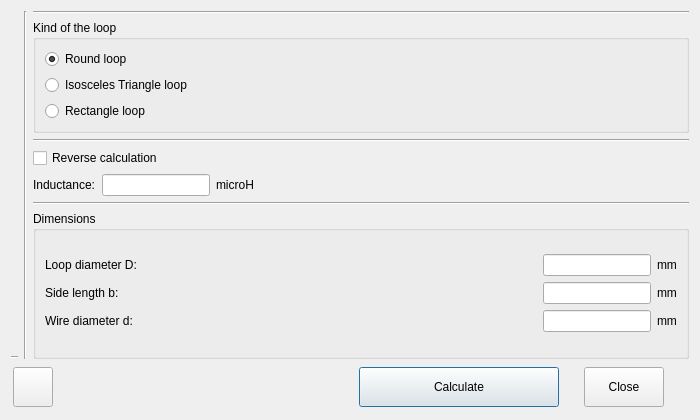
<?xml version="1.0" encoding="UTF-8"?>
<ui version="4.0">
 <class>Loop</class>
 <widget class="QDialog" name="Loop">
  <property name="windowModality">
   <enum>Qt::WindowModal</enum>
  </property>
  <property name="geometry">
   <rect>
    <x>0</x>
    <y>0</y>
    <width>700</width>
    <height>420</height>
   </rect>
  </property>
  <property name="sizePolicy">
   <sizepolicy hsizetype="Fixed" vsizetype="Fixed">
    <horstretch>0</horstretch>
    <verstretch>0</verstretch>
   </sizepolicy>
  </property>
  <property name="minimumSize">
   <size>
    <width>600</width>
    <height>400</height>
   </size>
  </property>
  <property name="maximumSize">
   <size>
    <width>700</width>
    <height>500</height>
   </size>
  </property>
  <property name="windowTitle">
   <string>A one-turn loop coil</string>
  </property>
  <property name="windowIcon">
   <iconset resource="res.qrc">
    <normaloff>:/menu_ico/res/ico1-loop.png</normaloff>:/menu_ico/res/ico1-loop.png</iconset>
  </property>
  <property name="locale">
   <locale language="English" country="UnitedStates"/>
  </property>
  <layout class="QVBoxLayout" name="verticalLayout">
   <item>
    <layout class="QHBoxLayout" name="horizontalLayout">
     <item>
      <layout class="QVBoxLayout" name="verticalLayout_5">
       <property name="sizeConstraint">
        <enum>QLayout::SetMinimumSize</enum>
       </property>
       <item>
        <widget class="QLabel" name="image">
         <property name="sizePolicy">
          <sizepolicy hsizetype="Fixed" vsizetype="Preferred">
           <horstretch>0</horstretch>
           <verstretch>0</verstretch>
          </sizepolicy>
         </property>
         <property name="text">
          <string notr="true"/>
         </property>
         <property name="pixmap">
          <pixmap resource="res.qrc">:/images/res/loop0.png</pixmap>
         </property>
         <property name="alignment">
          <set>Qt::AlignCenter</set>
         </property>
        </widget>
       </item>
       <item>
        <widget class="Line" name="line_5">
         <property name="sizePolicy">
          <sizepolicy hsizetype="Minimum" vsizetype="Fixed">
           <horstretch>0</horstretch>
           <verstretch>0</verstretch>
          </sizepolicy>
         </property>
         <property name="orientation">
          <enum>Qt::Horizontal</enum>
         </property>
        </widget>
       </item>
      </layout>
     </item>
     <item>
      <widget class="Line" name="line_2">
       <property name="orientation">
        <enum>Qt::Vertical</enum>
       </property>
      </widget>
     </item>
     <item>
      <layout class="QVBoxLayout" name="verticalLayout_2">
       <item>
        <widget class="Line" name="line_4">
         <property name="orientation">
          <enum>Qt::Horizontal</enum>
         </property>
        </widget>
       </item>
       <item>
        <widget class="QGroupBox" name="groupBox_3">
         <property name="title">
          <string>Kind of the loop</string>
         </property>
         <layout class="QVBoxLayout" name="verticalLayout_6">
          <item>
           <widget class="QRadioButton" name="radioButton_round">
            <property name="text">
             <string>Round loop</string>
            </property>
            <property name="checked">
             <bool>true</bool>
            </property>
           </widget>
          </item>
          <item>
           <widget class="QRadioButton" name="radioButton_triangle">
            <property name="text">
             <string>Isosceles Triangle loop</string>
            </property>
           </widget>
          </item>
          <item>
           <widget class="QRadioButton" name="radioButton_rectangle">
            <property name="text">
             <string>Rectangle loop</string>
            </property>
            <property name="checked">
             <bool>false</bool>
            </property>
           </widget>
          </item>
         </layout>
        </widget>
       </item>
       <item>
        <widget class="Line" name="line">
         <property name="orientation">
          <enum>Qt::Horizontal</enum>
         </property>
        </widget>
       </item>
       <item>
        <widget class="QCheckBox" name="checkBox_isReverce">
         <property name="text">
          <string>Reverse calculation</string>
         </property>
        </widget>
       </item>
       <item>
        <layout class="QGridLayout" name="gridLayout">
         <item row="0" column="0">
          <widget class="QLabel" name="label_N">
           <property name="text">
            <string notr="true">Inductance:</string>
           </property>
           <property name="wordWrap">
            <bool>true</bool>
           </property>
          </widget>
         </item>
         <item row="0" column="1">
          <widget class="QLineEdit" name="lineEdit_N">
           <property name="sizePolicy">
            <sizepolicy hsizetype="Fixed" vsizetype="Fixed">
             <horstretch>0</horstretch>
             <verstretch>0</verstretch>
            </sizepolicy>
           </property>
          </widget>
         </item>
         <item row="0" column="3">
          <spacer name="horizontalSpacer">
           <property name="orientation">
            <enum>Qt::Horizontal</enum>
           </property>
           <property name="sizeHint" stdset="0">
            <size>
             <width>40</width>
             <height>20</height>
            </size>
           </property>
          </spacer>
         </item>
         <item row="0" column="2">
          <widget class="QLabel" name="label_N_m">
           <property name="text">
            <string notr="true">microH</string>
           </property>
          </widget>
         </item>
        </layout>
       </item>
       <item>
        <widget class="Line" name="line_3">
         <property name="orientation">
          <enum>Qt::Horizontal</enum>
         </property>
        </widget>
       </item>
       <item>
        <widget class="QGroupBox" name="groupBox_2">
         <property name="sizePolicy">
          <sizepolicy hsizetype="Expanding" vsizetype="Expanding">
           <horstretch>0</horstretch>
           <verstretch>0</verstretch>
          </sizepolicy>
         </property>
         <property name="title">
          <string>Dimensions</string>
         </property>
         <layout class="QVBoxLayout" name="verticalLayout_4">
          <item>
           <layout class="QGridLayout" name="gridLayout_2">
            <item row="0" column="1">
             <widget class="QLineEdit" name="lineEdit_1">
              <property name="sizePolicy">
               <sizepolicy hsizetype="Fixed" vsizetype="Fixed">
                <horstretch>0</horstretch>
                <verstretch>0</verstretch>
               </sizepolicy>
              </property>
             </widget>
            </item>
            <item row="1" column="2">
             <widget class="QLabel" name="label_02">
              <property name="sizePolicy">
               <sizepolicy hsizetype="Fixed" vsizetype="Preferred">
                <horstretch>0</horstretch>
                <verstretch>0</verstretch>
               </sizepolicy>
              </property>
              <property name="text">
               <string notr="true">mm</string>
              </property>
             </widget>
            </item>
            <item row="1" column="0">
             <widget class="QLabel" name="label_2">
              <property name="text">
               <string notr="true">Side length b:</string>
              </property>
              <property name="wordWrap">
               <bool>true</bool>
              </property>
             </widget>
            </item>
            <item row="0" column="0">
             <widget class="QLabel" name="label_1">
              <property name="text">
               <string notr="true">Loop diameter D:</string>
              </property>
              <property name="wordWrap">
               <bool>true</bool>
              </property>
             </widget>
            </item>
            <item row="1" column="1">
             <widget class="QLineEdit" name="lineEdit_2">
              <property name="sizePolicy">
               <sizepolicy hsizetype="Fixed" vsizetype="Fixed">
                <horstretch>0</horstretch>
                <verstretch>0</verstretch>
               </sizepolicy>
              </property>
             </widget>
            </item>
            <item row="0" column="2">
             <widget class="QLabel" name="label_01">
              <property name="sizePolicy">
               <sizepolicy hsizetype="Fixed" vsizetype="Preferred">
                <horstretch>0</horstretch>
                <verstretch>0</verstretch>
               </sizepolicy>
              </property>
              <property name="text">
               <string notr="true">mm</string>
              </property>
             </widget>
            </item>
            <item row="2" column="1">
             <widget class="QLineEdit" name="lineEdit_3">
              <property name="sizePolicy">
               <sizepolicy hsizetype="Fixed" vsizetype="Fixed">
                <horstretch>0</horstretch>
                <verstretch>0</verstretch>
               </sizepolicy>
              </property>
             </widget>
            </item>
            <item row="2" column="0">
             <widget class="QLabel" name="label_3">
              <property name="text">
               <string notr="true">Wire diameter d:</string>
              </property>
              <property name="wordWrap">
               <bool>true</bool>
              </property>
             </widget>
            </item>
            <item row="2" column="2">
             <widget class="QLabel" name="label_03">
              <property name="sizePolicy">
               <sizepolicy hsizetype="Fixed" vsizetype="Preferred">
                <horstretch>0</horstretch>
                <verstretch>0</verstretch>
               </sizepolicy>
              </property>
              <property name="text">
               <string notr="true">mm</string>
              </property>
             </widget>
            </item>
           </layout>
          </item>
         </layout>
        </widget>
       </item>
      </layout>
     </item>
    </layout>
   </item>
   <item>
    <layout class="QHBoxLayout" name="horizontalLayout_2">
     <property name="spacing">
      <number>25</number>
     </property>
     <property name="leftMargin">
      <number>2</number>
     </property>
     <property name="topMargin">
      <number>2</number>
     </property>
     <property name="rightMargin">
      <number>25</number>
     </property>
     <property name="bottomMargin">
      <number>2</number>
     </property>
     <item>
      <widget class="QPushButton" name="pushButton_3">
       <property name="minimumSize">
        <size>
         <width>40</width>
         <height>40</height>
        </size>
       </property>
       <property name="maximumSize">
        <size>
         <width>40</width>
         <height>40</height>
        </size>
       </property>
       <property name="text">
        <string/>
       </property>
       <property name="icon">
        <iconset resource="res.qrc">
         <normaloff>:/menu_ico/res/icons8-help-32.png</normaloff>:/menu_ico/res/icons8-help-32.png</iconset>
       </property>
       <property name="autoDefault">
        <bool>false</bool>
       </property>
      </widget>
     </item>
     <item>
      <spacer name="horizontalSpacer_2">
       <property name="orientation">
        <enum>Qt::Horizontal</enum>
       </property>
       <property name="sizeHint" stdset="0">
        <size>
         <width>40</width>
         <height>20</height>
        </size>
       </property>
      </spacer>
     </item>
     <item>
      <widget class="QPushButton" name="pushButton">
       <property name="minimumSize">
        <size>
         <width>200</width>
         <height>40</height>
        </size>
       </property>
       <property name="text">
        <string>Calculate</string>
       </property>
       <property name="icon">
        <iconset resource="res.qrc">
         <normaloff>:/menu_ico/res/icons8-enter-key-64.png</normaloff>:/menu_ico/res/icons8-enter-key-64.png</iconset>
       </property>
       <property name="shortcut">
        <string notr="true">Enter</string>
       </property>
       <property name="autoDefault">
        <bool>false</bool>
       </property>
       <property name="default">
        <bool>true</bool>
       </property>
      </widget>
     </item>
     <item>
      <widget class="QPushButton" name="pushButton_2">
       <property name="minimumSize">
        <size>
         <width>0</width>
         <height>40</height>
        </size>
       </property>
       <property name="text">
        <string>Close</string>
       </property>
       <property name="icon">
        <iconset resource="res.qrc">
         <normaloff>:/menu_ico/res/icons8-unavailable-32.png</normaloff>:/menu_ico/res/icons8-unavailable-32.png</iconset>
       </property>
       <property name="shortcut">
        <string notr="true">Esc</string>
       </property>
       <property name="autoDefault">
        <bool>false</bool>
       </property>
      </widget>
     </item>
    </layout>
   </item>
  </layout>
 </widget>
 <resources>
  <include location="res.qrc"/>
 </resources>
 <connections/>
</ui>
